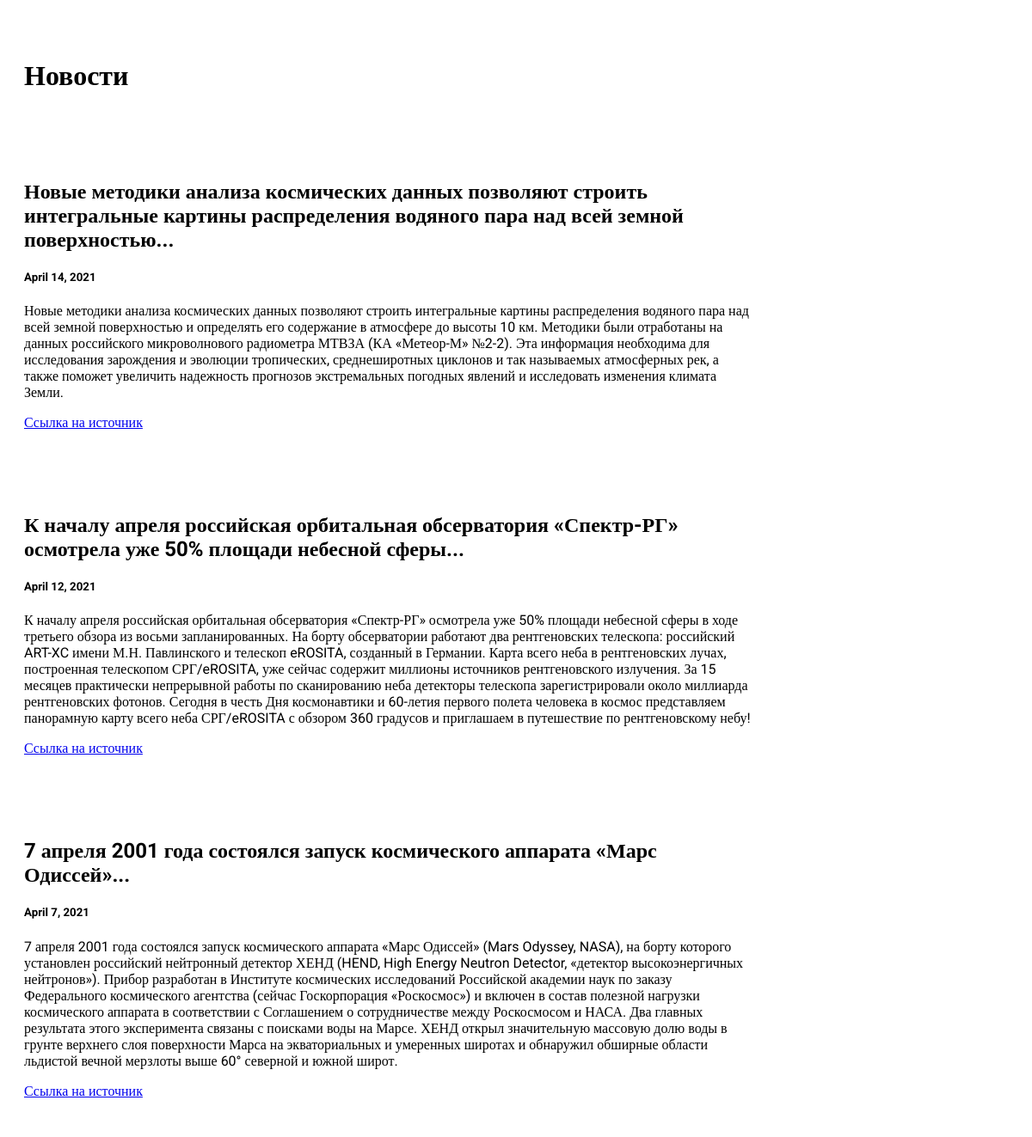
Page /news/ on the committed database.
### news/models.py (models this page shows, shortened)
class News(models.Model):
    date = models.DateField()
    name = models.CharField(max_length=300)
    text = models.TextField(max_length=10000)
    link = models.CharField(max_length=500)

### news/views.py (the view)
# urls.py: path('', views.index, name='edu'),
def index(request):
    news = News.objects.order_by('-date').all()
    template = loader.get_template('news/index.html')
    context = {
        'news': news,
    }
    return HttpResponse(template.render(context, request))

### news/templates/news/index.html (shortened to what this page needs)
<!DOCTYPE html>
<html>
<head>
</head>
<body>
<div class="row">
  <div class="leftcolumn">
    <div class="card">
      <h1 style="font-family: 'Roboto'">Новости</h1>
    </div>
    {% for n in news %}
      <div class="card">
        <h2>{{n.name}}...</h2>
        <h5>{{n.date}}</h5>
        <p>{{n.text}}</p>
        <p><a href="{{n.link}}">Ссылка на источник</a><br></p>
      </div>
    {% endfor %}
  </div>
</div>
</body>

### news/templates/news/index.html (style rules this page uses)
.leftcolumn { float: left; width: 75%; }
.card { background-color: white; padding: 20px; margin-top: 20px; font-family: 'Roboto'; }
.row:after { content: ""; display: table; clear: both; }

### rows in the picture
News: name "Новые методики анализа космических данных позволяют строить интегральные картины распределения водяного пара над всей земной поверхностью", date "April 14, 2021", text "Новые методики анализа космических данных позволяют строить интегральные картины распределения водяного пара над всей земной поверхностью и определять его содержание в атмосфере до высоты 10 км. Методики были отработаны на данных российского микроволнового радиометра МТВЗА (КА «Метеор-М» №2-2). Эта информация необходима для исследования зарождения и эволюции тропических, среднеширотных циклонов и так называемых атмосферных рек, а также поможет увеличить надежность прогнозов экстремальных погодных явлений и исследовать изменения климата Земли."
News: name "К началу апреля российская орбитальная обсерватория «Спектр-РГ» осмотрела уже 50% площади небесной сферы", date "April 12, 2021", text "К началу апреля российская орбитальная обсерватория «Спектр-РГ» осмотрела уже 50% площади небесной сферы в ходе третьего обзора из восьми запланированных. На борту обсерватории работают два рентгеновских телескопа: российский ART-XC имени М.Н. Павлинского и телескоп eROSITA, созданный в Германии. Карта всего неба в рентгеновских лучах, построенная телескопом СРГ/eROSITA, уже сейчас содержит миллионы источников рентгеновского излучения. За 15 месяцев практически непрерывной работы по сканированию неба детекторы телескопа зарегистрировали около миллиарда рентгеновских фотонов. Сегодня в честь Дня космонавтики и 60-летия первого полета человека в космос представляем панорамную карту всего неба…"
News: name "7 апреля 2001 года состоялся запуск космического аппарата «Марс Одиссей»", date "April 7, 2021", text "7 апреля 2001 года состоялся запуск космического аппарата «Марс Одиссей» (Mars Odyssey, NASA), на борту которого установлен российский нейтронный детектор ХЕНД (HEND, High Energy Neutron Detector, «детектор высокоэнергичных нейтронов»). Прибор разработан в Институте космических исследований Российской академии наук по заказу Федерального космического агентства (сейчас Госкорпорация «Роскосмос») и включен в состав полезной нагрузки космического аппарата в соответствии с Соглашением о сотрудничестве между Роскосмосом и НАСА. Два главных результата этого эксперимента связаны с поисками воды на Марсе. ХЕНД открыл значительную массовую долю воды в грунте верхнего слоя поверхности Марса на…"
